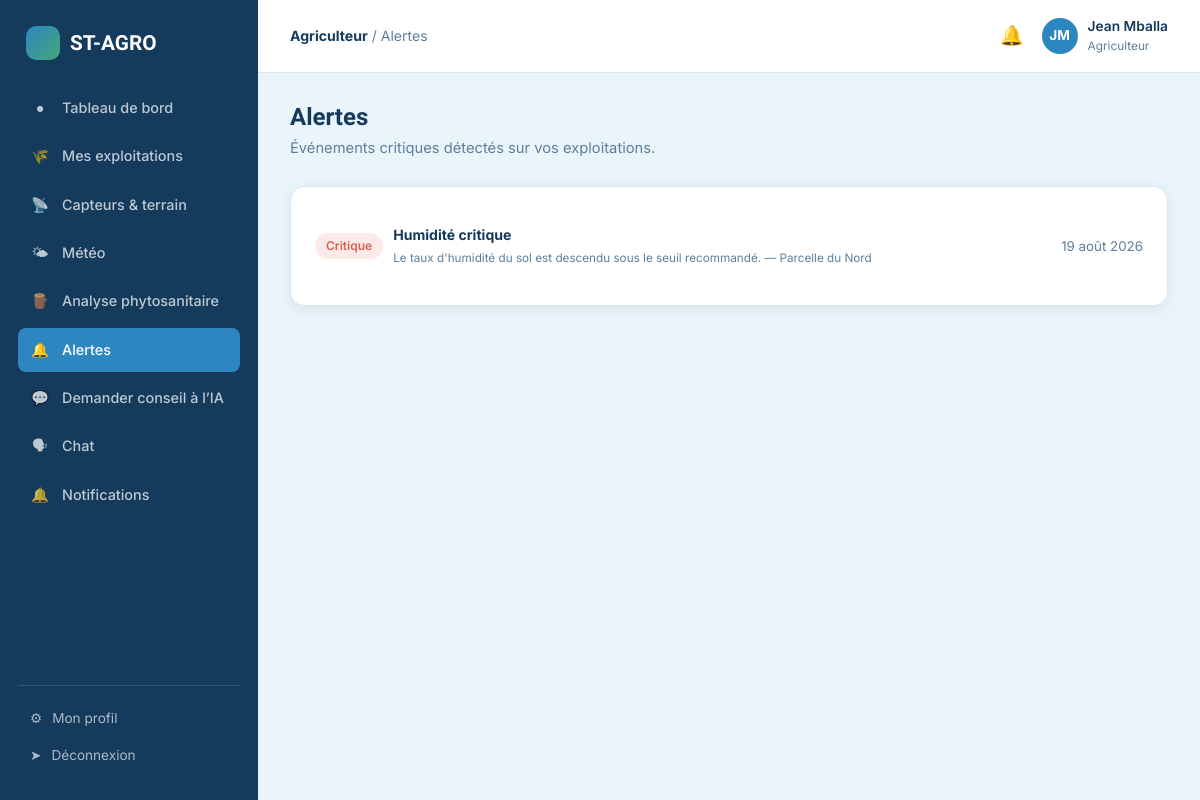
Screenshot of /agriculteur/alertes.php (signed in) with the database file from the repository.
### tables this page shows
CREATE TABLE utilisateurs (
    id INT AUTO_INCREMENT PRIMARY KEY,
    nom VARCHAR(80) NOT NULL,
    prenom VARCHAR(80) NOT NULL,
    email VARCHAR(150) NOT NULL UNIQUE,
    telephone VARCHAR(30) DEFAULT NULL,
    mot_de_passe VARCHAR(255) NOT NULL,
    role ENUM('administrateur','agriculteur','agronome') NOT NULL DEFAULT 'agriculteur',
    photo_profil VARCHAR(255) DEFAULT NULL,
    ville VARCHAR(120) DEFAULT NULL,
    statut ENUM('actif','suspendu') NOT NULL DEFAULT 'actif',
    date_creation DATETIME DEFAULT CURRENT_TIMESTAMP
);

CREATE TABLE alertes (
    id INT AUTO_INCREMENT PRIMARY KEY,
    exploitation_id INT NOT NULL,
    titre VARCHAR(150) NOT NULL,
    message TEXT NOT NULL,
    niveau ENUM('info','warning','critique') NOT NULL DEFAULT 'info',
    envoyee TINYINT(1) NOT NULL DEFAULT 0,
    date_creation DATETIME DEFAULT CURRENT_TIMESTAMP,
    FOREIGN KEY (exploitation_id) REFERENCES exploitations(id) ON DELETE CASCADE
);

CREATE TABLE exploitations (
    id INT AUTO_INCREMENT PRIMARY KEY,
    agriculteur_id INT NOT NULL,
    nom VARCHAR(150) NOT NULL,
    culture VARCHAR(120) NOT NULL,
    superficie DECIMAL(10,2) DEFAULT NULL COMMENT 'en hectares',
    ville VARCHAR(120) DEFAULT NULL,
    latitude DECIMAL(10,6) DEFAULT NULL,
    longitude DECIMAL(10,6) DEFAULT NULL,
    date_plantation DATE DEFAULT NULL,
    statut ENUM('en_cours','recoltee','en_alerte') NOT NULL DEFAULT 'en_cours',
    date_creation DATETIME DEFAULT CURRENT_TIMESTAMP,
    FOREIGN KEY (agriculteur_id) REFERENCES utilisateurs(id) ON DELETE CASCADE
);

### includes/auth.php (called while the page is built, shortened)
<?php
require_once __DIR__ . '/../config/database.php';
function estConnecte(): bool
{
    return isset($_SESSION['user_id']);
}
function utilisateurCourant(): ?array
{
    static $user = null;
    if ($user === null) {
        $stmt = getPDO()->prepare('SELECT id, nom, prenom, email, telephone, role, photo_profil, ville, statut FROM utilisateurs WHERE id = ?');
        $stmt->execute([$_SESSION['user_id']]);
        $user = $stmt->fetch();
    }
    return $user;
}

### config/database.php (called while the page is built, shortened)
<?php
function getPDO(): PDO
{
    static $pdo = null;
    if ($pdo === null) {
        $dsn = 'mysql:host=' . DB_HOST . ';dbname=' . DB_NAME . ';charset=' . DB_CHARSET;
        $options = [
            PDO::ATTR_ERRMODE            => PDO::ERRMODE_EXCEPTION,
            PDO::ATTR_DEFAULT_FETCH_MODE => PDO::FETCH_ASSOC,
            PDO::ATTR_EMULATE_PREPARES   => false,
        ];
        try {
            $pdo = new PDO($dsn, DB_USER, DB_PASS, $options);
        } catch (PDOException $e) {
            die('Erreur de connexion à la base de données : ' . $e->getMessage());
        }
    }
    return $pdo;
}

### includes/functions.php (called while the page is built, shortened)
<?php
function nettoyer(string $valeur): string
{
    return htmlspecialchars(trim($valeur), ENT_QUOTES, 'UTF-8');
}
function formaterDate(string $date): string
{
    $mois = ['01' => 'jan', '02' => 'fév', '03' => 'mar', '04' => 'avr', '05' => 'mai', '06' => 'juin',
             '07' => 'juil', '08' => 'août', '09' => 'sep', '10' => 'oct', '11' => 'nov', '12' => 'déc'];
    $ts = strtotime($date);
    return date('d', $ts) . ' ' . $mois[date('m', $ts)] . ' ' . date('Y', $ts);
}

### agriculteur/alertes.php (the view, shortened to what this page needs)
<?php
require_once __DIR__ . '/../includes/auth.php';
require_once __DIR__ . '/../includes/functions.php';
$user = utilisateurCourant();
$pdo = getPDO();
$stmt = $pdo->prepare("SELECT a.*, e.nom AS exploitation_nom FROM alertes a
    JOIN exploitations e ON e.id = a.exploitation_id
    WHERE e.agriculteur_id = ? ORDER BY a.date_creation DESC");
$stmt->execute([$user['id']]);
$alertes = $stmt->fetchAll();
$filAriane = 'Alertes';
$pageActive = 'alertes';
require __DIR__ . '/../includes/layout_debut.php';
?>
<h1>Alertes</h1>
<p class="sous-titre-page">Événements critiques détectés sur vos exploitations.</p>
<?php if (!$alertes): ?>
    <div class="carte">
        <div class="etat-vide">
            <div class="icone">&#9989;</div>
            <h4>Aucune alerte active</h4>
            <p>Vos exploitations sont dans les paramètres normaux.</p>
        </div>
    </div>
<?php else: ?>
    <div class="carte">
        <?php foreach ($alertes as $a): ?>
            <div class="capteur-item">
                <div class="capteur-nom">
                    <?php $b = $a['niveau'] === 'critique' ? 'badge-rouge' : ($a['niveau'] === 'warning' ? 'badge-ambre' : 'badge-bleu'); ?>
                    <span class="badge <?= $b ?>"><?= ucfirst($a['niveau']) ?></span>
                    <div>
                        <strong style="display:block; color:var(--bleu-fonce);"><?= nettoyer($a['titre']) ?></strong>
                        <small style="color:var(--texte-attenue);"><?= nettoyer($a['message']) ?> — <?= nettoyer($a['exploitation_nom']) ?></small>
                    </div>
                </div>
                <small style="color:var(--texte-attenue);"><?= formaterDate($a['date_creation']) ?></small>
            </div>
        <?php endforeach; ?>
    </div>
<?php endif; ?>
<?php require __DIR__ . '/../includes/layout_fin.php'; ?>

### includes/layout_debut.php (shortened to what this page needs)
<?php
$user = utilisateurCourant();
$role = $user['role'];
$initiales = mb_strtoupper(mb_substr($user['prenom'], 0, 1) . mb_substr($user['nom'], 0, 1));
$libRole = ['agriculteur' => 'Agriculteur', 'agronome' => 'Agronome', 'administrateur' => 'Administrateur'];
?>
<!DOCTYPE html>
<html lang="fr">
<head>
<link rel="stylesheet" href="/st-agro/includes/style.css">
</head>
<body>
<div class="app-shell">
    <aside class="barre-laterale">
        <div class="logo"><span class="pastille"></span> ST-AGRO</div>
        <ul class="nav-app">
            <?php foreach ($liensParRole[$role] as $lien): ?>
            <li><a href="<?= $lien['href'] ?>" class="<?= $pageActive === $lien['cle'] ? 'actif' : '' ?>">
                <span class="icone"><?= $lien['icone'] ?></span> <?= $lien['texte'] ?>
            </a></li>
            <?php endforeach; ?>
        </ul>
        <div class="barre-laterale-bas">
            <a href="/st-agro/profil.php"><span class="icone">&#9881;</span> Mon profil</a>
            <a href="/st-agro/deconnexion.php"><span class="icone">&#10148;</span> Déconnexion</a>
        </div>
    </aside>
    <div class="zone-app">
        <header class="barre-superieure">
            <div style="display:flex; align-items:center; gap:14px;">
                <div class="fil-ariane"><strong><?= $libRole[$role] ?></strong> / <?= nettoyer($filAriane) ?></div>
            </div>
            <div class="barre-superieure-actions">
                <a href="/st-agro/<?= $role === 'administrateur' ? 'admin' : $role ?>/notifications.php" class="cloche-notif" aria-label="Notifications">
                    &#128276;
                </a>
                <a href="/st-agro/profil.php" class="mini-profil">
                    <div class="avatar"><?= $initiales ?></div>
                    <div>
                        <div class="nom"><?= nettoyer($user['prenom'] . ' ' . $user['nom']) ?></div>
                        <div class="role"><?= $libRole[$role] ?></div>
                    </div>
                </a>
            </div>
        </header>
        <main class="contenu-app">

### includes/style.css (style rules this page uses)
:root { --ciel-fond: #EAF4FB; --ciel-fond-alt: #F6FAFD; --carte: #FFFFFF; --bleu-primaire: #2E86C1; --bleu-primaire-hover: #256FA1; --bleu-fonce: #143A5C; --bleu-clair: #AED6F1; --bleu-liseret: #D9EAF7; --vert-culture: #45A778; --ambre-alerte: #E9A23B; --rouge-critique: #D9614F; --texte: #17324E; --texte-attenue: #5E7F9B; --bordure: #D7E7F4; --police-titre: 'Sora', sans-serif; --police-texte: 'Inter', sans-serif; --police-data: 'JetBrains Mono', monospace; --rayon: 14px; --rayon-sm: 8px; --ombre: 0 4px 16px rgba(20, 58, 92, 0.08); --ombre-lg: 0 12px 32px rgba(20, 58, 92, 0.14); --transition: 180ms ease; }
* { box-sizing: border-box; margin: 0; padding: 0; }
html { scroll-behavior: smooth; }
body { font-family: var(--police-texte); background: var(--ciel-fond); color: var(--texte); line-height: 1.55; -webkit-font-smoothing: antialiased; }
h1, h2, h3, h4 { font-family: var(--police-titre); color: var(--bleu-fonce); line-height: 1.2; }
a { color: var(--bleu-primaire); text-decoration: none; }
.badge { display: inline-block; padding: 4px 11px; border-radius: 20px; font-size: 0.75rem; font-weight: 600; }
.badge-rouge { background: #FBEAE7; color: var(--rouge-critique); }
.carte { background: var(--carte); border: 1px solid var(--bordure); border-radius: var(--rayon); padding: 24px; box-shadow: var(--ombre); }
.logo { display: flex; align-items: center; gap: 10px; font-family: var(--police-titre); font-weight: 800; font-size: 1.3rem; color: var(--bleu-fonce); }
.logo .pastille { width: 34px; height: 34px; border-radius: 10px; background: linear-gradient(135deg, var(--bleu-primaire), var(--vert-culture)); }
.app-shell { display: grid; grid-template-columns: 258px 1fr; min-height: 100vh; }
.barre-laterale { background: var(--bleu-fonce); color: #fff; padding: 26px 18px; display: flex; flex-direction: column; position: sticky; top: 0; height: 100vh; }
.barre-laterale .logo { color: #fff; padding: 0 8px 26px; }
.nav-app { list-style: none; display: flex; flex-direction: column; gap: 4px; flex: 1; overflow-y: auto; }
.nav-app a { display: flex; align-items: center; gap: 12px; color: rgba(255,255,255,0.72); padding: 11px 12px; border-radius: var(--rayon-sm); font-size: 0.9rem; font-weight: 500; transition: var(--transition); }
.nav-app a.actif { background: var(--bleu-primaire); color: #fff; }
.nav-app .icone { width: 20px; text-align: center; }
.barre-laterale-bas { border-top: 1px solid rgba(255,255,255,0.12); padding-top: 14px; margin-top: 10px; }
.barre-laterale-bas a { color: rgba(255,255,255,0.65); font-size: 0.85rem; display: flex; align-items: center; gap: 10px; padding: 8px 12px; }
.zone-app { display: flex; flex-direction: column; min-height: 100vh; background: var(--ciel-fond); }
.barre-superieure { background: var(--carte); border-bottom: 1px solid var(--bordure); padding: 16px 32px; display: flex; align-items: center; justify-content: space-between; position: sticky; top: 0; z-index: 30; }
.fil-ariane { color: var(--texte-attenue); font-size: 0.88rem; }
.fil-ariane strong { color: var(--bleu-fonce); }
.barre-superieure-actions { display: flex; align-items: center; gap: 18px; }
.cloche-notif { position: relative; font-size: 1.2rem; color: var(--bleu-fonce); }
.mini-profil { display: flex; align-items: center; gap: 10px; }
.avatar { width: 36px; height: 36px; border-radius: 50%; background: var(--bleu-primaire); color: #fff; display: flex; align-items: center; justify-content: center; font-weight: 700; font-size: 0.85rem; }
.mini-profil .nom { font-size: 0.86rem; font-weight: 600; color: var(--bleu-fonce); }
.mini-profil .role { font-size: 0.74rem; color: var(--texte-attenue); }
.contenu-app { padding: 30px 32px; flex: 1; }
.contenu-app h1 { font-size: 1.5rem; margin-bottom: 6px; }
.sous-titre-page { color: var(--texte-attenue); margin-bottom: 26px; font-size: 0.92rem; }
.capteur-item { display: flex; align-items: center; justify-content: space-between; padding: 13px 0; border-bottom: 1px solid var(--bordure); }
.capteur-item:last-child { border-bottom: none; }
.capteur-nom { display: flex; align-items: center; gap: 10px; font-size: 0.88rem; }

### rows the page displays
utilisateurs: role "Agriculteur", initiales "JM", nettoyer($user['prenom'] . ' ' . $user['nom']) "Jean Mballa"
alertes: niveau "Critique", titre "Humidité critique", message "Le taux d'humidité du sol est descendu sous le seuil recommandé.", exploitation.nom "Parcelle du Nord", date_creation "19 août 2026"

### other values shown
$lien['icone'] "●"
$lien['texte'] "Tableau de bord"
$lien['icone'] "🌾"
$lien['texte'] "Mes exploitations"
$lien['icone'] "📡"
$lien['texte'] "Capteurs & terrain"
$lien['icone'] "🌤"
$lien['texte'] "Météo"
$lien['icone'] "🪵"
$lien['texte'] "Analyse phytosanitaire"
$lien['icone'] "🔔"
$lien['texte'] "Alertes"
$lien['icone'] "💬"
$lien['texte'] "Demander conseil à l’IA"
$lien['icone'] "🗣"
